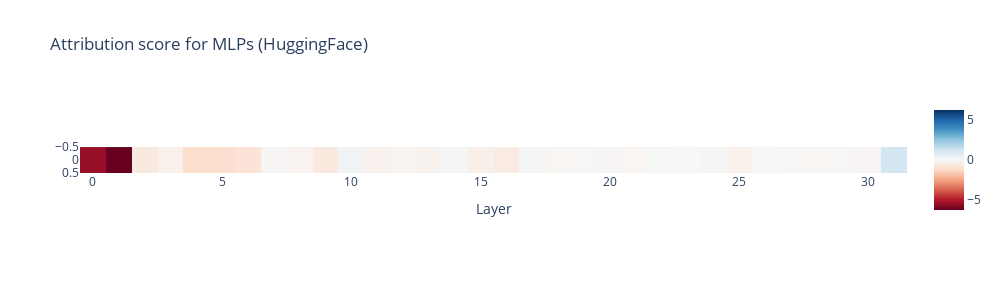

The code cell stored with this chart in its notebook:
### Code cell
px.imshow(attribution_score_mlp_hf.unsqueeze(0).detach().numpy(), title="Attribution score for MLPs (HuggingFace)", 
    labels={"x": "Layer", "y": ""}, width=1000, height=300, color_continuous_midpoint=0.0, color_continuous_scale="RdBu")

### Figure 1 — Plotly figure (JSON) as saved in the notebook; plotly's stock layout.template omitted (floating-point values rounded to 4 significant figures)
{"data": [{"coloraxis": "coloraxis", "hovertemplate": "Layer: %{x}<br>y: %{y}<br>color: %{z}<extra></extra>", "name": "0", "type": "heatmap", "xaxis": "x", "yaxis": "y", "z": [[-5.476, -6.273, -0.6459, -0.3063, -1.085, -1.061, -0.8305, -0.1042, -0.1869, -0.6451, 0.2702, -0.2596, -0.1521, -0.234, 0.1388, -0.3732, -0.5176, 0.123, -0.11, -0.06455, -0.1045, -0.1103, 0.02623, -0.01796, 0.1008, -0.2767, -0.003344, 0.05594, -0.1101, -0.0338, -0.1125, 1.161]]}], "layout": {"coloraxis": {"cmid": 0, "colorscale": [[0, "rgb(103,0,31)"], [0.1, "rgb(178,24,43)"], [0.2, "rgb(214,96,77)"], [0.3, "rgb(244,165,130)"], [0.4, "rgb(253,219,199)"], [0.5, "rgb(247,247,247)"], [0.6, "rgb(209,229,240)"], [0.7, "rgb(146,197,222)"], [0.8, "rgb(67,147,195)"], [0.9, "rgb(33,102,172)"], [1, "rgb(5,48,97)"]]}, "height": 300, "title": {"text": "Attribution score for MLPs (HuggingFace)"}, "width": 1000, "xaxis": {"anchor": "y", "constrain": "domain", "domain": [0, 1], "scaleanchor": "y", "title": {"text": "Layer"}}, "yaxis": {"anchor": "x", "autorange": "reversed", "constrain": "domain", "domain": [0, 1]}}}
